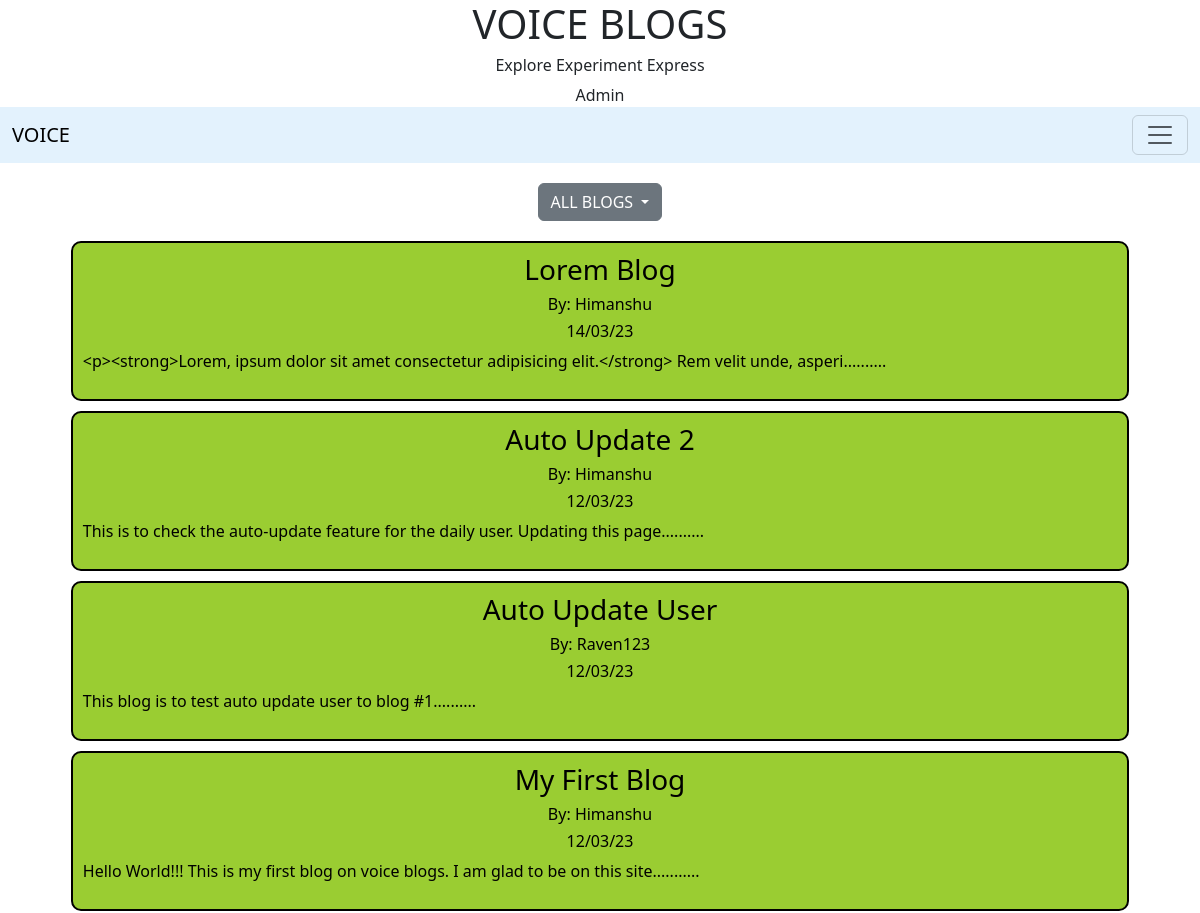
/ (upper part), run on an earlier commit of the app's database.
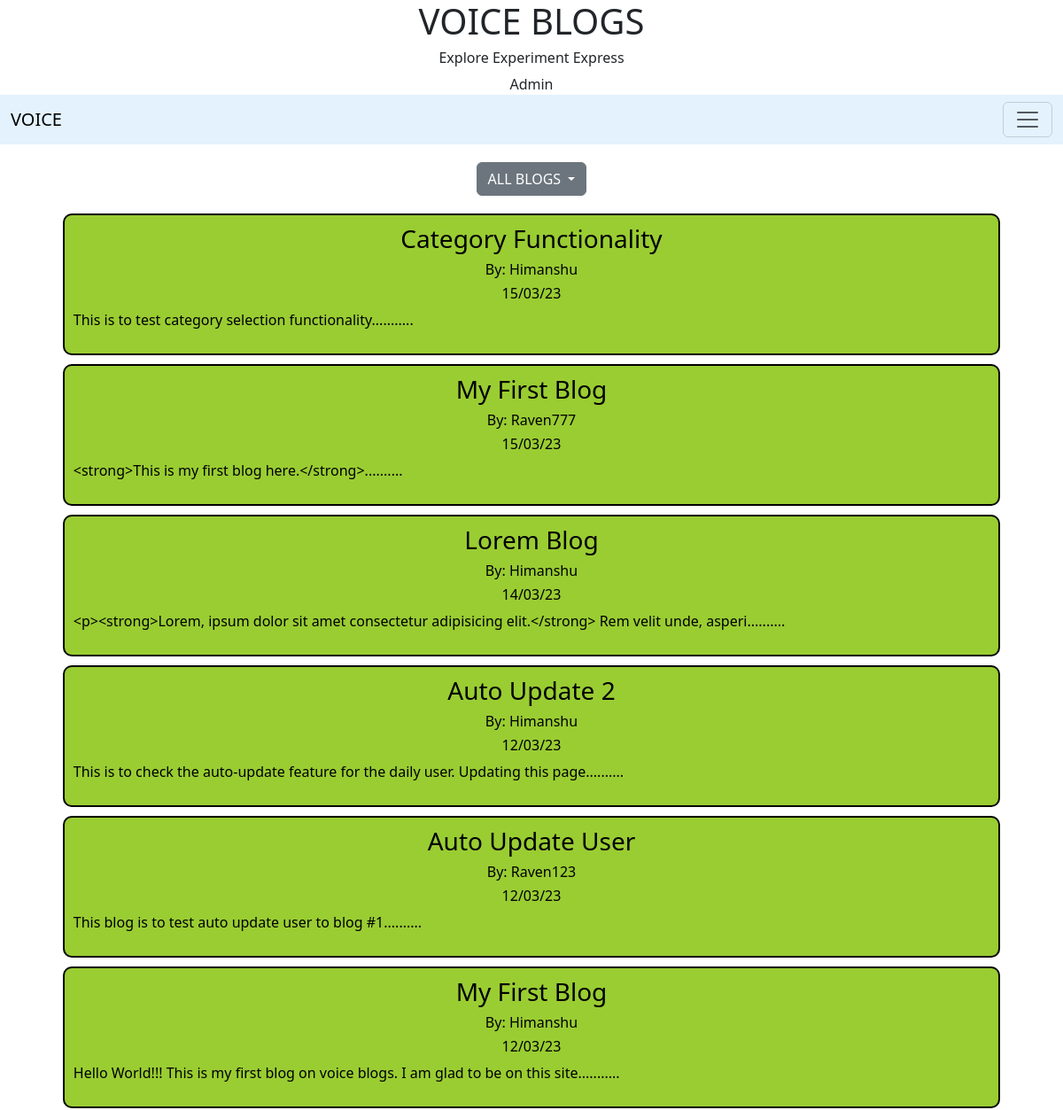
And on a later commit of the database.
### user/models.py (models this page shows, shortened)
class Blog(models.Model):
    title = models.CharField(max_length=50)
    content = models.TextField()
    title_tag = models.CharField(max_length=50)
    publish_date = models.DateTimeField(blank=True, null=True)
    author = models.ForeignKey(User, on_delete=models.CASCADE)
    category = models.CharField(max_length=40)
    class Meta:
        ordering = ['-publish_date']

### main/views.py (the view)
# urls.py: path('',views.HomePage.as_view(), name='home'),
class HomePage(generic.ListView):
    model = Blog
    context_object_name = 'blogs'
    template_name = 'main/home.html'
    def get_context_data(self,*args, **kwargs):
        contex =  super(HomePage,self).get_context_data(*args,**kwargs)
        contex['cat_list'] = Category.objects.all()
        return contex
    def get_queryset(self, *args,**kwargs):
        return Blog.objects.all().filter(publish_date__isnull=False).order_by('-publish_date')

### templates/main/home.html
<!DOCTYPE html>
{% extends 'main/base.html'%}
{% block body_block %}
{% include 'main/category_list.html' %}
    <div class="blog-all container-fluid">
        {% for blog in blogs %}
        <div class="blog container-fluid">
                <a href="{% url 'blog-detail' blog.pk %}">
                <h3 class="text-center">{{blog.title}}</h3>
                <h6 class="text-center">By: {{blog.author.username}}</h6>
                <h6 class="text-center">{{blog.publish_date|date:"d/m/y"}}</h6>
                <p>{{ blog.content|slice:":100" }}..........</p>
                </a>
        </div>
        {% endfor %}
    </div>
{% endblock %}

What changed in the data, as far as the page shows it:
added Blog: title "Category Functionality", author.username "Himanshu", publish_date "15/03/23", content "This is to test category selection functionality."
added Blog: title "My First Blog", author.username "Raven777", publish_date "15/03/23", content "<strong>This is my first blog here.</strong>"
